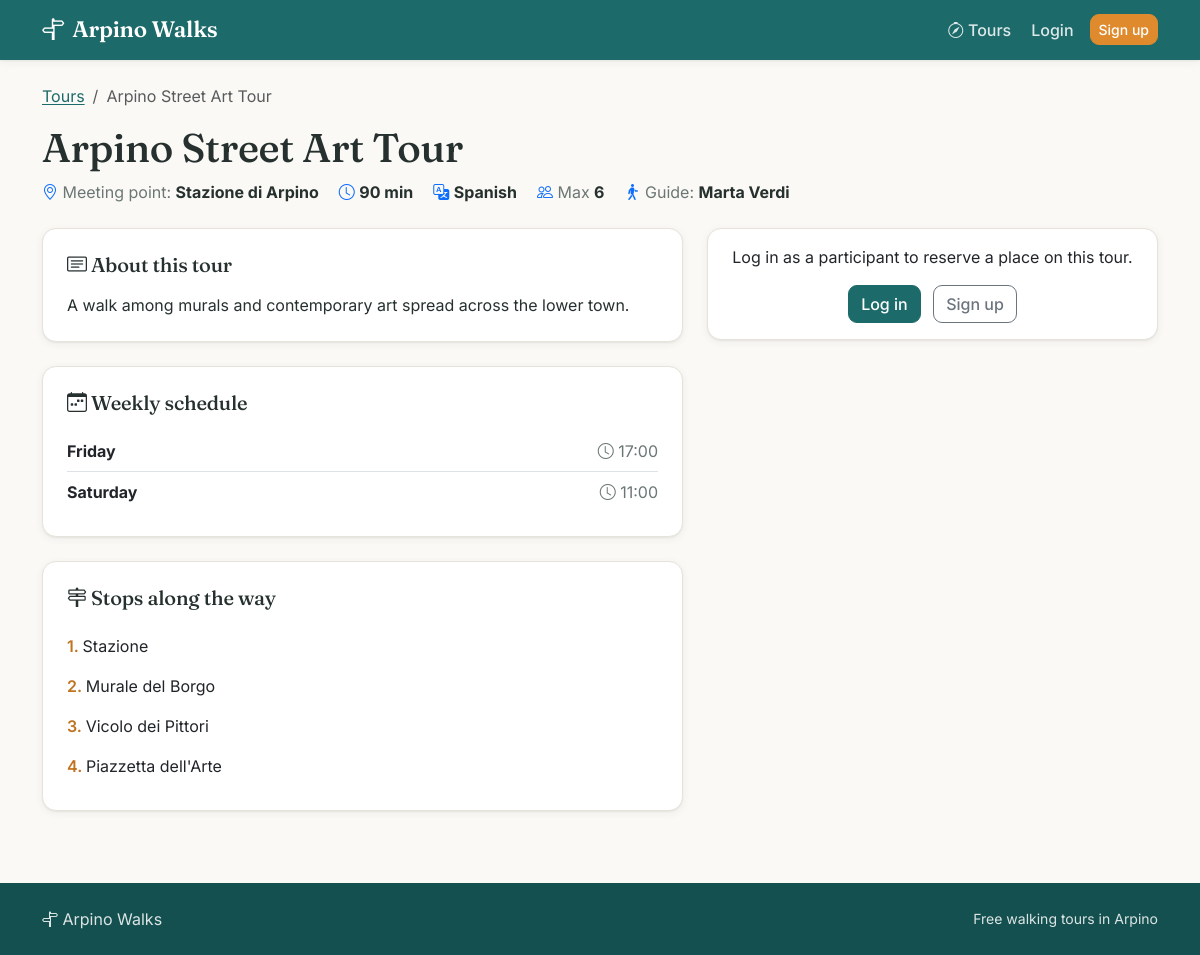
/tours/3, run on the app's committed database.
### tables this page shows
CREATE TABLE tours (
    id INTEGER PRIMARY KEY AUTOINCREMENT,
    guide_id INTEGER NOT NULL,
    title TEXT NOT NULL,
    meeting_point TEXT NOT NULL,
    duration_minutes INTEGER NOT NULL CHECK(duration_minutes > 0),
    language TEXT NOT NULL CHECK(language IN ('Italian', 'English', 'Spanish', 'Portuguese', 'German')),
    max_participants INTEGER NOT NULL CHECK(max_participants > 0),
    description TEXT NOT NULL,
    created_at TEXT NOT NULL,
    FOREIGN KEY (guide_id) REFERENCES users(id) ON DELETE CASCADE
);

CREATE TABLE tour_schedules (
    id INTEGER PRIMARY KEY AUTOINCREMENT,
    tour_id INTEGER NOT NULL,
    weekday INTEGER NOT NULL CHECK(weekday BETWEEN 0 AND 6),
    start_time TEXT NOT NULL,
    UNIQUE(tour_id, weekday),
    FOREIGN KEY (tour_id) REFERENCES tours(id) ON DELETE CASCADE
);

CREATE TABLE tour_stops (
    id INTEGER PRIMARY KEY AUTOINCREMENT,
    tour_id INTEGER NOT NULL,
    stop_order INTEGER NOT NULL CHECK(stop_order > 0),
    stop_name TEXT NOT NULL,
    UNIQUE(tour_id, stop_order),
    FOREIGN KEY (tour_id) REFERENCES tours(id) ON DELETE CASCADE
);

### app.py (the view)
@app.route("/tours/<int:tour_id>")
def tour_detail(tour_id):
    tour = tour_dao.get_tour_by_id(tour_id)
    if tour is None:
        flash("Tour not found.", "warning")
        return redirect(url_for("index"))
    schedules = tour_schedule_dao.get_schedules_by_tour(tour_id)
    stops = tour_stop_dao.get_stops_by_tour(tour_id)
    photos = tour_photo_dao.get_photos_by_tour(tour_id)
    available_dates = []
    if current_user.is_authenticated:
        available_dates = reservation_utils.get_available_dates_for_tour(schedules)
    return render_template(
        "tour_detail.html",
        tour=tour,
        schedules=schedules,
        stops=stops,
        photos=photos,
        available_dates=available_dates,
        weekday_names=valid_utils.WEEKDAY_NAMES
        )

### dao/tour_dao.py (called while the page is built)
def get_tour_by_id(tour_id):
    conn = get_connection()
    cur = conn.cursor()
    cur.execute("""
        SELECT
            t.id,
            t.guide_id,
            t.title,
            t.meeting_point,
            t.duration_minutes,
            t.language,
            t.max_participants,
            t.description,
            t.created_at,
            u.first_name || ' ' || u.last_name AS guide_name
        FROM tours t
        JOIN users u ON t.guide_id = u.id
        WHERE t.id = ?
    """, (tour_id,))
    tour = cur.fetchone()
    cur.close()
    conn.close()
    return tour

### dao/tour_photo_dao.py (called while the page is built)
def get_photos_by_tour(tour_id):
    conn = get_connection()
    cur = conn.cursor()
    cur.execute("""
        SELECT photo_order, image_path
        FROM tour_photos
        WHERE tour_id = ?
        ORDER BY photo_order
    """, (tour_id,))
    photos = cur.fetchall()
    cur.close()
    conn.close()
    return photos

### dao/tour_schedule_dao.py (called while the page is built)
def get_schedules_by_tour(tour_id):
    conn = get_connection()
    cur = conn.cursor()
    cur.execute("""
        SELECT weekday, start_time
        FROM tour_schedules
        WHERE tour_id = ?
        ORDER BY weekday
    """, (tour_id,))
    schedules = cur.fetchall()
    cur.close()
    conn.close()
    return schedules

### dao/tour_stop_dao.py (called while the page is built)
def get_stops_by_tour(tour_id):
    conn = get_connection()
    cur = conn.cursor()
    cur.execute("""
        SELECT stop_order, stop_name
        FROM tour_stops
        WHERE tour_id = ?
        ORDER BY stop_order
    """, (tour_id,))
    stops = cur.fetchall()
    cur.close()
    conn.close()
    return stops

### db/database.py (called while the page is built)
def get_connection():
    conn = sqlite3.connect(DB_PATH)
    conn.row_factory = sqlite3.Row
    conn.execute("PRAGMA foreign_keys = ON;")
    return conn

### templates/tour_detail.html (shortened to what this page needs)
{% extends 'base.html' %}
{% block content %}
<nav aria-label="breadcrumb">
    <ol class="breadcrumb small">
        <li class="breadcrumb-item"><a href="{{ url_for('index') }}">Tours</a></li>
        <li class="breadcrumb-item active" aria-current="page">{{ tour.title }}</li>
    </ol>
</nav>
<header class="mb-4">
    <h1 class="mb-2">{{ tour.title }}</h1>
    <div class="detail-meta">
        <span><i class="bi bi-geo-alt text-primary"></i> Meeting point: <strong>{{ tour.meeting_point }}</strong></span>
        <span><i class="bi bi-clock text-primary"></i> <strong>{{ tour.duration_minutes }} min</strong></span>
        <span><i class="bi bi-translate text-primary"></i> <strong>{{ tour.language }}</strong></span>
        <span><i class="bi bi-people text-primary"></i> Max <strong>{{ tour.max_participants }}</strong></span>
        <span><i class="bi bi-person-walking text-primary"></i> Guide: <strong>{{ tour.guide_name }}</strong></span>
    </div>
</header>
<div class="row g-4">
    <div class="col-12 col-lg-7">
        <section class="panel mb-4">
            <h2 class="section-title h5"><i class="bi bi-card-text"></i> About this tour</h2>
            <p class="mb-0">{{ tour.description }}</p>
        </section>
        <section class="panel mb-4">
            <h2 class="section-title h5"><i class="bi bi-calendar-week"></i> Weekly schedule</h2>
            {% if schedules %}
            <ul class="list-group list-group-flush">
                {% for schedule in schedules %}
                <li class="list-group-item px-0 d-flex justify-content-between">
                    <span><strong>{{ weekday_names[schedule.weekday] }}</strong></span>
                    <span class="text-muted"><i class="bi bi-clock"></i> {{ schedule.start_time }}</span>
                </li>
                {% endfor %}
            </ul>
            {% else %}
            <p class="text-muted mb-0">No schedule available.</p>
            {% endif %}
        </section>
        <section class="panel">
            <h2 class="section-title h5"><i class="bi bi-signpost-2"></i> Stops along the way</h2>
            {% if stops %}
            <ol class="list-group list-group-numbered">
                {% for stop in stops %}
                <li class="list-group-item border-0 px-0">{{ stop.stop_name }}</li>
                {% endfor %}
            </ol>
            {% else %}
            <p class="text-muted mb-0">No stops listed for this tour.</p>
            {% endif %}
        </section>
    </div>
    <div class="col-12 col-lg-5">
        {% if current_user.is_authenticated and current_user.role == "participant" %}
        <div class="card shadow-sm">
            <div class="card-body">
                <h2 class="h5 card-title mb-3"><i class="bi bi-ticket-perforated text-primary"></i> Reserve a place</h2>
                {% if available_dates %}
                <form method="POST" action="{{ url_for('reserve_tour', tour_id=tour.id) }}">
                    <div class="mb-3">
                        <label for="tour_date" class="form-label">Choose a date</label>
                        <select id="tour_date" name="tour_date" class="form-select" required>
                            <option value="" disabled selected>Select a date...</option>
                            {% for slot in available_dates %}
                            <option value="{{ slot.date }}">{{ slot.date }} — {{ slot.weekday }} at {{ slot.start_time }}</option>
                            {% endfor %}
                        </select>
                    </div>
                    <div class="mb-3">
                        <label class="form-label">Additional participants <span class="text-muted fw-normal">(optional, max 3)</span></label>
                        <p class="text-muted small mb-2">Your reservation already includes you.</p>
                        <div id="guest-list"></div>
                        <button type="button" class="btn btn-outline-secondary btn-sm mt-1" id="add-guest-btn">
                            <i class="bi bi-plus-lg"></i> Add person
                        </button>
                        <p class="text-muted small mt-1" id="guest-limit-msg" style="display: none;">
                            Maximum of 3 additional participants reached.
                        </p>
                    </div>
                    <div class="d-grid">
                        <button type="submit" class="btn btn-primary"><i class="bi bi-check2-circle"></i> Confirm reservation</button>
                    </div>
                </form>
                {% else %}
                <div class="empty-state py-3">
                    <i class="bi bi-calendar-x"></i>
                    <p class="mt-2 mb-0 small">No available dates for this tour in the next 30 days.</p>
                </div>
                {% endif %}
            </div>
        </div>
        {% elif not current_user.is_authenticated %}
        <div class="card shadow-sm">
            <div class="card-body text-center">
                <p class="mb-3">Log in as a participant to reserve a place on this tour.</p>
                <a href="{{ url_for('login') }}" class="btn btn-primary">Log in</a>
                <a href="{{ url_for('register') }}" class="btn btn-outline-secondary ms-2">Sign up</a>
            </div>
        </div>
        {% endif %}
    </div>
</div>
{% endblock %}

### templates/base.html (shortened to what this page needs)
<!DOCTYPE html>
<html lang="en">
<head>
    <link href="https://cdn.jsdelivr.net/npm/bootstrap@5.3.7/dist/css/bootstrap.min.css" rel="stylesheet">
    <link href="https://cdn.jsdelivr.net/npm/bootstrap-icons@1.11.3/font/bootstrap-icons.min.css" rel="stylesheet">
    <link rel="stylesheet" href="{{ url_for('static', filename='styles/styles.css') }}">
</head>
<body>
    <header>
        <nav class="navbar navbar-expand-lg navbar-dark site-nav">
            <div class="container">
                <a class="navbar-brand" href="{{ url_for('index') }}">
                    <i class="bi bi-signpost-split"></i> Arpino Walks
                </a>
                <div class="collapse navbar-collapse" id="mainNavbar">
                    <ul class="navbar-nav ms-auto align-items-lg-center gap-1">
                        <li class="nav-item">
                            <a class="nav-link {% if request.endpoint == 'index' %}active{% endif %}" href="{{ url_for('index') }}">
                                <i class="bi bi-compass"></i> Tours
                            </a>
                        </li>
                        {% if current_user.is_authenticated %}
                            {% if current_user.role == 'participant' %}
                                <li class="nav-item">
                                    <a class="nav-link {% if request.endpoint == 'participant_profile' %}active{% endif %}" href="{{ url_for('participant_profile') }}">
                                        <i class="bi bi-person"></i> My reservations
                                    </a>
                                </li>
                            {% elif current_user.role == 'guide' %}
                                <li class="nav-item">
                                    <a class="nav-link {% if request.endpoint == 'guide_profile' %}active{% endif %}" href="{{ url_for('guide_profile') }}">
                                        <i class="bi bi-person-badge"></i> My tours
                                    </a>
                                </li>
                            {% elif current_user.role == 'admin' %}
                                <li class="nav-item">
                                    <a class="nav-link {% if request.endpoint == 'admin_dashboard' %}active{% endif %}" href="{{ url_for('admin_dashboard') }}">
                                        <i class="bi bi-speedometer2"></i> Admin
                                    </a>
                                </li>
                            {% endif %}
                            <li class="nav-item">
                                <a class="nav-link" href="{{ url_for('logout') }}">
                                    <i class="bi bi-box-arrow-right"></i> Logout
                                </a>
                            </li>
                        {% else %}
                            <li class="nav-item">
                                <a class="nav-link {% if request.endpoint == 'login' %}active{% endif %}" href="{{ url_for('login') }}">Login</a>
                            </li>
                            <li class="nav-item ms-lg-1">
                                <a class="btn btn-accent btn-sm" href="{{ url_for('register') }}">Sign up</a>
                            </li>
                        {% endif %}
                    </ul>
                </div>
            </div>
        </nav>
    </header>
    <main class="container py-4">
        {% block content %}{% endblock %}
    </main>
    <footer class="site-footer">
        <div class="container d-flex flex-wrap justify-content-between align-items-center gap-2">
            <span><i class="bi bi-signpost-split"></i> Arpino Walks</span>
            <span class="small">Free walking tours in Arpino</span>
        </div>
    </footer>
</body>
</html>

### static/styles/styles.css (style rules this page uses)
:root { --brand: #1d6a6a; --brand-dark: #14504f; --brand-soft: #e7f1f0; --accent: #e08a2e; --accent-dark: #c0741f; --paper: #fbf9f5; --surface: #ffffff; --ink: #26312f; --muted: #6b7775; --line: #e7e3da; --radius: 14px; --shadow-sm: 0 1px 2px rgba(20, 50, 49, .06), 0 2px 8px rgba(20, 50, 49, .06); --shadow-md: 0 6px 24px rgba(20, 50, 49, .10); }
body { background-color: var(--paper); color: var(--ink); font-family: "Inter", system-ui, -apple-system, "Segoe UI", Roboto, sans-serif; display: flex; flex-direction: column; min-height: 100vh; }
main { flex: 1 0 auto; }
h1, h2, h3, h4, .navbar-brand { font-family: "Fraunces", Georgia, "Times New Roman", serif; color: var(--ink); letter-spacing: -.01em; }
a { color: var(--brand); text-decoration-thickness: 1px; text-underline-offset: 2px; }
.text-muted { color: var(--muted) !important; }
.section-title { font-size: 1.25rem; margin-bottom: 1rem; }
.site-nav { background-color: var(--brand); box-shadow: var(--shadow-sm); }
.site-nav .navbar-brand { font-weight: 600; font-size: 1.4rem; color: #fff; display: inline-flex; align-items: center; gap: .5rem; }
.site-nav .nav-link { color: rgba(255, 255, 255, .85); font-weight: 500; padding-inline: .9rem; border-radius: 8px; }
.card { border: 1px solid var(--line); border-radius: var(--radius); background: var(--surface); box-shadow: var(--shadow-sm); }
.card.shadow-sm { box-shadow: var(--shadow-sm) !important; }
.btn { border-radius: 9px; font-weight: 500; }
.btn-primary { --bs-btn-bg: var(--brand); --bs-btn-border-color: var(--brand); --bs-btn-hover-bg: var(--brand-dark); --bs-btn-hover-border-color: var(--brand-dark); --bs-btn-active-bg: var(--brand-dark); --bs-btn-active-border-color: var(--brand-dark); --bs-btn-disabled-bg: var(--brand); --bs-btn-disabled-border-color: var(--brand); }
.btn-accent { --bs-btn-color: #fff; background-color: var(--accent); border-color: var(--accent); color: #fff; }
.panel { background: var(--surface); border: 1px solid var(--line); border-radius: var(--radius); box-shadow: var(--shadow-sm); padding: 1.5rem; }
.detail-meta { display: flex; flex-wrap: wrap; gap: .5rem 1.25rem; color: var(--muted); }
.detail-meta span strong { color: var(--ink); }
.list-group-numbered .list-group-item::before { color: var(--accent-dark); font-weight: 600; }
.site-footer { flex-shrink: 0; background: var(--brand-dark); color: rgba(255, 255, 255, .85); padding: 1.5rem 0; margin-top: 3rem; }

### data on the page
tours: title "Arpino Street Art Tour", meeting_point "Stazione di Arpino", duration_minutes "90", language "Spanish", max_participants "6", description "A walk among murals and contemporary art spread across the lower town."
tour_schedules: weekday "Friday", start_time "17:00"
tour_schedules: weekday "Saturday", start_time "11:00"
tour_stops: stop_name "Stazione"
tour_stops: stop_name "Murale del Borgo"
tour_stops: stop_name "Vicolo dei Pittori"
tour_stops: stop_name "Piazzetta dell'Arte"

### other printed values
{{ tour.guide_name }} "Marta Verdi"
